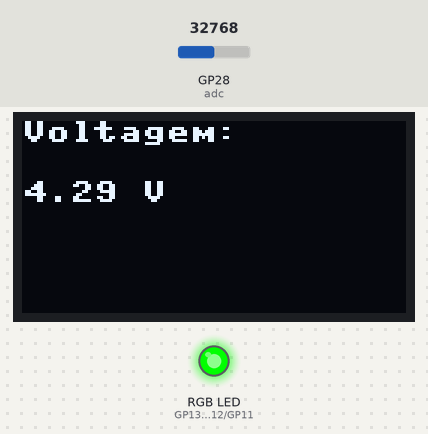
Recording of a program running on a simulated Raspberry Pi Pico running MicroPython. On the bench: 128×64 one-colour display, an RGB LED mixed from three pins (HIGH = lit). The test bench sets the inputs (shaded band); at power-on: GP28 (adc) = 32768 (analog values on the 0–65535 scale).

Above: at 1.2 s.
1.3 s: GP28 (adc) set to 23440
At 5.4 s:
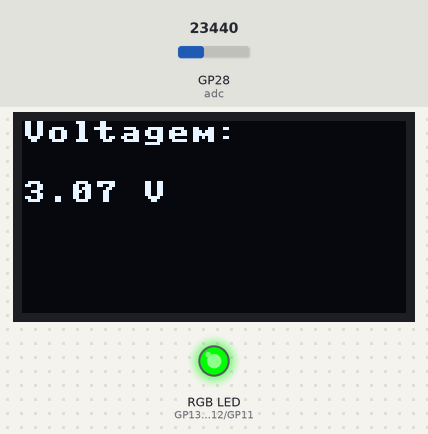
7.3 s: GP28 (adc) set to 21840
At 11.3 s:
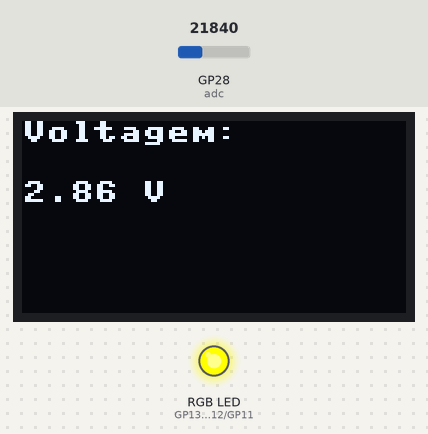
13.3 s: GP28 (adc) set to 0
At 16.0 s:
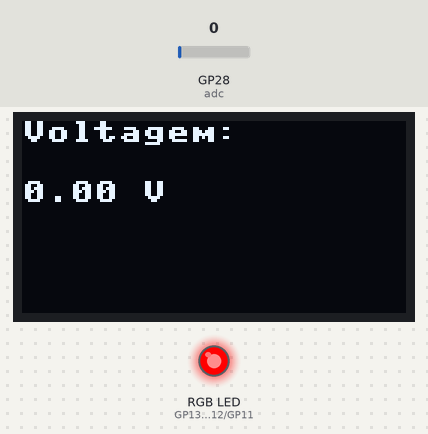
19.3 s: GP28 (adc) set to 32767
At 20.7 s:
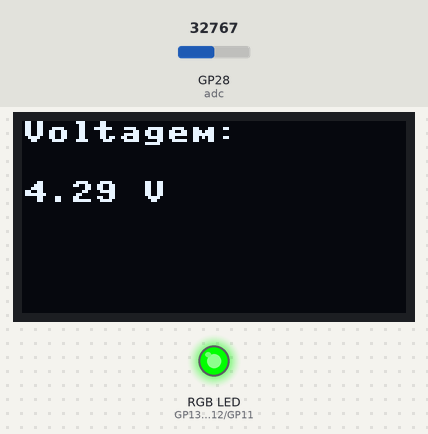
Timing chart, 0 to 22.3 s (numbered marks = the images above; inputs shaded):
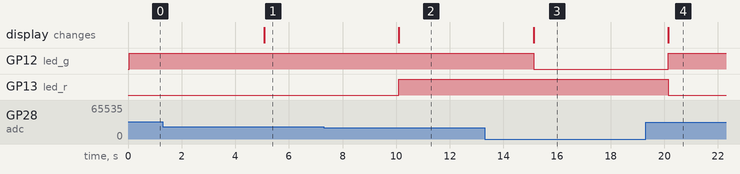

Measured:
- the behaviour switches between 22928 and 22912 on GP28 (adc) (found by bisection; images 1 and 2)
- after the input at 1.3 s, the display: changes after 3.8 s (image 1)
- after the input at 7.3 s, GP13 (led_r): LOW → HIGH after 2.8 s; the display: changes after 2.8 s (image 2)
- after the input at 13.3 s, GP12 (led_g): HIGH → LOW after 1.8 s; the display: changes after 1.8 s (image 3)
- after the input at 19.3 s, GP12 (led_g): LOW → HIGH after 0.85 s; GP13 (led_r): HIGH → LOW after 0.85 s; the display: changes after 0.85 s (image 4)

The program:

Painel_Solar_LED.py
```python
from machine import ADC, Pin, SoftI2C
from ssd1306 import SSD1306_I2C
import time

# Inicialize o pino analógico ADC
adc = ADC(28)  # O pino 28 é o GPIO28

# Inicialize o display OLED
i2c = SoftI2C(scl=Pin(15), sda=Pin(14))
oled = SSD1306_I2C(128, 64, i2c)

# Inicialize os pinos do LED RGB integrado
led_r = Pin(13, Pin.OUT)  # GPIO 18 para o LED vermelho
led_g = Pin(12, Pin.OUT)  # GPIO 17 para o LED verde
led_b = Pin(11, Pin.OUT)  # GPIO 16 para o LED azul

def acender_led_rgb(r, g, b):
    led_r.value(r)
    led_g.value(g)
    led_b.value(b)

def ler_voltagem():
    # Leitura do valor analógico
    valor_analogico = adc.read_u16()

    # Converta o valor lido para volts (considerando que o módulo fornece 3.3V como referência)
    volts = (valor_analogico / 65535) * 3.3

    # Multiplica a voltagem por 2,6
    volts = volts * 2.6

    return volts

def mostrar_voltagem_no_display(volts):
    oled.fill(0)  # Limpa o display
    oled.text("Voltagem:", 0, 0)
    oled.text("{:.2f} V".format(volts), 0, 20)
    oled.show()

# Função para transição gradual de cor do LED RGB
def transicao_de_cor(volts):
    # Mapeia a voltagem para a faixa de 0 a 1 (para determinar a cor)
    cor = min(1, volts / 3)

    # Define a intensidade de cada componente de cor
    intensidade_r = 1 - cor
    intensidade_g = cor

    # Define os valores de intensidade para o LED RGB
    acender_led_rgb(intensidade_r, intensidade_g, 0)

# Loop principal
while True:
    volts = ler_voltagem()
    mostrar_voltagem_no_display(volts)
    transicao_de_cor(volts)
    time.sleep(5)  # Espera 5 segundos antes de fazer a próxima leitura e exibição
```
